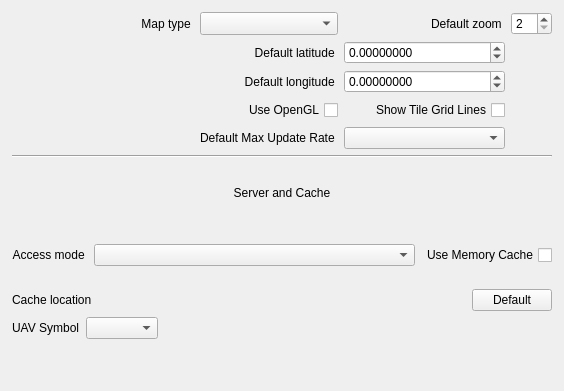
<?xml version="1.0" encoding="UTF-8"?>
<ui version="4.0">
 <class>OPMapGadgetOptionsPage</class>
 <widget class="QWidget" name="OPMapGadgetOptionsPage">
  <property name="geometry">
   <rect>
    <x>0</x>
    <y>0</y>
    <width>564</width>
    <height>391</height>
   </rect>
  </property>
  <property name="sizePolicy">
   <sizepolicy hsizetype="Preferred" vsizetype="Minimum">
    <horstretch>0</horstretch>
    <verstretch>0</verstretch>
   </sizepolicy>
  </property>
  <property name="minimumSize">
   <size>
    <width>445</width>
    <height>5</height>
   </size>
  </property>
  <property name="windowTitle">
   <string>Form</string>
  </property>
  <layout class="QVBoxLayout" name="verticalLayout">
   <property name="margin">
    <number>0</number>
   </property>
   <item>
    <widget class="QScrollArea" name="scrollArea">
     <property name="frameShape">
      <enum>QFrame::NoFrame</enum>
     </property>
     <property name="frameShadow">
      <enum>QFrame::Plain</enum>
     </property>
     <property name="widgetResizable">
      <bool>true</bool>
     </property>
     <widget class="QWidget" name="scrollAreaWidgetContents">
      <property name="geometry">
       <rect>
        <x>0</x>
        <y>0</y>
        <width>564</width>
        <height>391</height>
       </rect>
      </property>
      <property name="sizePolicy">
       <sizepolicy hsizetype="Preferred" vsizetype="Expanding">
        <horstretch>0</horstretch>
        <verstretch>0</verstretch>
       </sizepolicy>
      </property>
      <layout class="QGridLayout" name="gridLayout">
       <property name="margin">
        <number>12</number>
       </property>
       <item row="6" column="0" colspan="2">
        <layout class="QHBoxLayout" name="horizontalLayout_2">
         <item>
          <widget class="QLabel" name="label_8">
           <property name="sizePolicy">
            <sizepolicy hsizetype="Maximum" vsizetype="Preferred">
             <horstretch>0</horstretch>
             <verstretch>0</verstretch>
            </sizepolicy>
           </property>
           <property name="text">
            <string>UAV Symbol</string>
           </property>
          </widget>
         </item>
         <item>
          <widget class="QComboBox" name="uavSymbolComboBox">
           <property name="sizePolicy">
            <sizepolicy hsizetype="Maximum" vsizetype="Fixed">
             <horstretch>0</horstretch>
             <verstretch>0</verstretch>
            </sizepolicy>
           </property>
          </widget>
         </item>
         <item>
          <spacer name="horizontalSpacer">
           <property name="orientation">
            <enum>Qt::Horizontal</enum>
           </property>
           <property name="sizeHint" stdset="0">
            <size>
             <width>40</width>
             <height>20</height>
            </size>
           </property>
          </spacer>
         </item>
        </layout>
       </item>
       <item row="1" column="0" colspan="2">
        <widget class="Line" name="line">
         <property name="orientation">
          <enum>Qt::Horizontal</enum>
         </property>
        </widget>
       </item>
       <item row="5" column="0" colspan="2">
        <layout class="QHBoxLayout" name="horizontalLayout_3">
         <item>
          <widget class="QLabel" name="label_5">
           <property name="sizePolicy">
            <sizepolicy hsizetype="Minimum" vsizetype="Preferred">
             <horstretch>0</horstretch>
             <verstretch>0</verstretch>
            </sizepolicy>
           </property>
           <property name="text">
            <string>Cache location </string>
           </property>
          </widget>
         </item>
         <item>
          <widget class="Utils::PathChooser" name="lineEditCacheLocation" native="true">
           <property name="sizePolicy">
            <sizepolicy hsizetype="MinimumExpanding" vsizetype="Preferred">
             <horstretch>0</horstretch>
             <verstretch>0</verstretch>
            </sizepolicy>
           </property>
          </widget>
         </item>
         <item>
          <widget class="QPushButton" name="pushButtonCacheDefaults">
           <property name="sizePolicy">
            <sizepolicy hsizetype="Fixed" vsizetype="Fixed">
             <horstretch>0</horstretch>
             <verstretch>0</verstretch>
            </sizepolicy>
           </property>
           <property name="minimumSize">
            <size>
             <width>0</width>
             <height>0</height>
            </size>
           </property>
           <property name="cursor">
            <cursorShape>OpenHandCursor</cursorShape>
           </property>
           <property name="toolTip">
            <string>Restore default server and cache settings</string>
           </property>
           <property name="text">
            <string> Default </string>
           </property>
           <property name="checkable">
            <bool>false</bool>
           </property>
           <property name="checked">
            <bool>false</bool>
           </property>
           <property name="flat">
            <bool>false</bool>
           </property>
          </widget>
         </item>
        </layout>
       </item>
       <item row="4" column="0" colspan="2">
        <layout class="QHBoxLayout" name="horizontalLayout">
         <item>
          <widget class="QLabel" name="label_6">
           <property name="text">
            <string>Access mode </string>
           </property>
           <property name="alignment">
            <set>Qt::AlignRight|Qt::AlignTrailing|Qt::AlignVCenter</set>
           </property>
          </widget>
         </item>
         <item>
          <widget class="QComboBox" name="accessModeComboBox">
           <property name="sizePolicy">
            <sizepolicy hsizetype="MinimumExpanding" vsizetype="Fixed">
             <horstretch>0</horstretch>
             <verstretch>0</verstretch>
            </sizepolicy>
           </property>
           <property name="minimumSize">
            <size>
             <width>160</width>
             <height>0</height>
            </size>
           </property>
           <property name="cursor">
            <cursorShape>OpenHandCursor</cursorShape>
           </property>
           <property name="frame">
            <bool>true</bool>
           </property>
          </widget>
         </item>
         <item>
          <widget class="QCheckBox" name="checkBoxUseMemoryCache">
           <property name="enabled">
            <bool>true</bool>
           </property>
           <property name="sizePolicy">
            <sizepolicy hsizetype="Minimum" vsizetype="Preferred">
             <horstretch>0</horstretch>
             <verstretch>0</verstretch>
            </sizepolicy>
           </property>
           <property name="minimumSize">
            <size>
             <width>0</width>
             <height>0</height>
            </size>
           </property>
           <property name="layoutDirection">
            <enum>Qt::RightToLeft</enum>
           </property>
           <property name="text">
            <string>Use Memory Cache</string>
           </property>
          </widget>
         </item>
        </layout>
       </item>
       <item row="0" column="0" colspan="2">
        <layout class="QGridLayout" name="gridLayout_3" rowstretch="0,0,0,0,0,0" rowminimumheight="22,22,22,0,22,0">
         <item row="2" column="0">
          <spacer name="horizontalSpacer_4">
           <property name="orientation">
            <enum>Qt::Horizontal</enum>
           </property>
           <property name="sizeHint" stdset="0">
            <size>
             <width>40</width>
             <height>20</height>
            </size>
           </property>
          </spacer>
         </item>
         <item row="0" column="0">
          <widget class="QLabel" name="label">
           <property name="text">
            <string>Map type </string>
           </property>
           <property name="alignment">
            <set>Qt::AlignRight|Qt::AlignTrailing|Qt::AlignVCenter</set>
           </property>
          </widget>
         </item>
         <item row="0" column="2">
          <widget class="QComboBox" name="providerComboBox">
           <property name="sizePolicy">
            <sizepolicy hsizetype="Preferred" vsizetype="Preferred">
             <horstretch>0</horstretch>
             <verstretch>0</verstretch>
            </sizepolicy>
           </property>
           <property name="minimumSize">
            <size>
             <width>0</width>
             <height>0</height>
            </size>
           </property>
           <property name="cursor">
            <cursorShape>OpenHandCursor</cursorShape>
           </property>
           <property name="maxVisibleItems">
            <number>15</number>
           </property>
           <property name="frame">
            <bool>true</bool>
           </property>
          </widget>
         </item>
         <item row="0" column="3">
          <widget class="QLabel" name="label_2">
           <property name="text">
            <string>Default zoom </string>
           </property>
           <property name="alignment">
            <set>Qt::AlignRight|Qt::AlignTrailing|Qt::AlignVCenter</set>
           </property>
          </widget>
         </item>
         <item row="0" column="4">
          <widget class="QSpinBox" name="zoomSpinBox">
           <property name="sizePolicy">
            <sizepolicy hsizetype="Minimum" vsizetype="Preferred">
             <horstretch>0</horstretch>
             <verstretch>0</verstretch>
            </sizepolicy>
           </property>
           <property name="minimumSize">
            <size>
             <width>0</width>
             <height>0</height>
            </size>
           </property>
           <property name="maximumSize">
            <size>
             <width>50</width>
             <height>16777215</height>
            </size>
           </property>
           <property name="frame">
            <bool>true</bool>
           </property>
           <property name="minimum">
            <number>2</number>
           </property>
           <property name="maximum">
            <number>18</number>
           </property>
          </widget>
         </item>
         <item row="1" column="2">
          <widget class="QLabel" name="label_3">
           <property name="text">
            <string>Default latitude </string>
           </property>
           <property name="alignment">
            <set>Qt::AlignRight|Qt::AlignTrailing|Qt::AlignVCenter</set>
           </property>
          </widget>
         </item>
         <item row="1" column="3">
          <widget class="QDoubleSpinBox" name="latitudeSpinBox">
           <property name="sizePolicy">
            <sizepolicy hsizetype="Minimum" vsizetype="Preferred">
             <horstretch>0</horstretch>
             <verstretch>0</verstretch>
            </sizepolicy>
           </property>
           <property name="minimumSize">
            <size>
             <width>120</width>
             <height>0</height>
            </size>
           </property>
           <property name="frame">
            <bool>true</bool>
           </property>
           <property name="decimals">
            <number>8</number>
           </property>
           <property name="minimum">
            <double>-90.000000000000000</double>
           </property>
           <property name="maximum">
            <double>90.000000000000000</double>
           </property>
          </widget>
         </item>
         <item row="2" column="2">
          <widget class="QLabel" name="label_4">
           <property name="text">
            <string>Default longitude </string>
           </property>
           <property name="alignment">
            <set>Qt::AlignRight|Qt::AlignTrailing|Qt::AlignVCenter</set>
           </property>
          </widget>
         </item>
         <item row="2" column="3">
          <widget class="QDoubleSpinBox" name="longitudeSpinBox">
           <property name="sizePolicy">
            <sizepolicy hsizetype="Minimum" vsizetype="Preferred">
             <horstretch>0</horstretch>
             <verstretch>0</verstretch>
            </sizepolicy>
           </property>
           <property name="minimumSize">
            <size>
             <width>120</width>
             <height>0</height>
            </size>
           </property>
           <property name="frame">
            <bool>true</bool>
           </property>
           <property name="decimals">
            <number>8</number>
           </property>
           <property name="minimum">
            <double>-180.000000000000000</double>
           </property>
           <property name="maximum">
            <double>180.000000000000000</double>
           </property>
          </widget>
         </item>
         <item row="4" column="3">
          <widget class="QCheckBox" name="checkBoxShowTileGridLines">
           <property name="enabled">
            <bool>true</bool>
           </property>
           <property name="sizePolicy">
            <sizepolicy hsizetype="Minimum" vsizetype="Preferred">
             <horstretch>0</horstretch>
             <verstretch>0</verstretch>
            </sizepolicy>
           </property>
           <property name="minimumSize">
            <size>
             <width>161</width>
             <height>0</height>
            </size>
           </property>
           <property name="mouseTracking">
            <bool>true</bool>
           </property>
           <property name="layoutDirection">
            <enum>Qt::RightToLeft</enum>
           </property>
           <property name="text">
            <string>Show Tile Grid Lines</string>
           </property>
          </widget>
         </item>
         <item row="4" column="2">
          <widget class="QCheckBox" name="checkBoxUseOpenGL">
           <property name="enabled">
            <bool>true</bool>
           </property>
           <property name="sizePolicy">
            <sizepolicy hsizetype="Minimum" vsizetype="Preferred">
             <horstretch>0</horstretch>
             <verstretch>0</verstretch>
            </sizepolicy>
           </property>
           <property name="minimumSize">
            <size>
             <width>0</width>
             <height>0</height>
            </size>
           </property>
           <property name="layoutDirection">
            <enum>Qt::RightToLeft</enum>
           </property>
           <property name="text">
            <string>Use OpenGL</string>
           </property>
          </widget>
         </item>
         <item row="5" column="3">
          <widget class="QComboBox" name="maxUpdateRateComboBox"/>
         </item>
         <item row="5" column="2">
          <widget class="QLabel" name="label_9">
           <property name="text">
            <string>Default Max Update Rate </string>
           </property>
           <property name="alignment">
            <set>Qt::AlignRight|Qt::AlignTrailing|Qt::AlignVCenter</set>
           </property>
          </widget>
         </item>
        </layout>
       </item>
       <item row="2" column="0" colspan="2">
        <widget class="QLabel" name="label_7">
         <property name="text">
          <string>Server and Cache</string>
         </property>
         <property name="alignment">
          <set>Qt::AlignCenter</set>
         </property>
        </widget>
       </item>
       <item row="7" column="0">
        <spacer name="verticalSpacer">
         <property name="orientation">
          <enum>Qt::Vertical</enum>
         </property>
         <property name="sizeType">
          <enum>QSizePolicy::Preferred</enum>
         </property>
         <property name="sizeHint" stdset="0">
          <size>
           <width>20</width>
           <height>40</height>
          </size>
         </property>
        </spacer>
       </item>
      </layout>
      <zorder></zorder>
      <zorder></zorder>
      <zorder></zorder>
      <zorder></zorder>
      <zorder>verticalSpacer</zorder>
      <zorder>line</zorder>
      <zorder>label_7</zorder>
     </widget>
    </widget>
   </item>
  </layout>
 </widget>
 <customwidgets>
  <customwidget>
   <class>Utils::PathChooser</class>
   <extends>QWidget</extends>
   <header>utils/pathchooser.h</header>
   <container>1</container>
  </customwidget>
 </customwidgets>
 <resources/>
 <connections/>
</ui>
